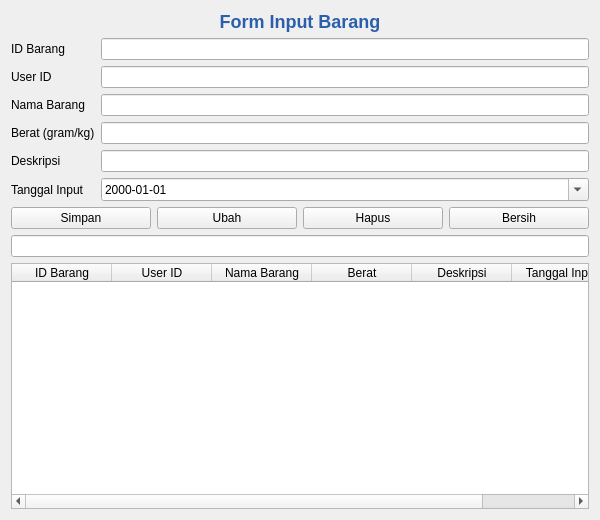
<?xml version="1.0" encoding="UTF-8"?>
<ui version="4.0">
 <class>FormBarang</class>
 <widget class="QWidget" name="FormBarang">
  <property name="geometry">
   <rect>
    <x>0</x>
    <y>0</y>
    <width>600</width>
    <height>520</height>
   </rect>
  </property>
  <property name="windowTitle">
   <string>Data Barang</string>
  </property>
  <layout class="QVBoxLayout" name="verticalLayout">
   <item>
    <widget class="QLabel" name="lblJudul">
     <property name="styleSheet">
      <string notr="true">font-size:18px; font-weight:bold; color:#2b5fab;</string>
     </property>
     <property name="text">
      <string>Form Input Barang</string>
     </property>
     <property name="alignment">
      <set>Qt::AlignmentFlag::AlignCenter</set>
     </property>
    </widget>
   </item>
   <item>
    <layout class="QFormLayout" name="formLayout">
     <item row="0" column="0">
      <widget class="QLabel" name="lblBarangID">
       <property name="text">
        <string>ID Barang</string>
       </property>
      </widget>
     </item>
     <item row="0" column="1">
      <widget class="QLineEdit" name="txtBarangID"/>
     </item>
     <item row="1" column="0">
      <widget class="QLabel" name="lblUserID">
       <property name="text">
        <string>User ID</string>
       </property>
      </widget>
     </item>
     <item row="1" column="1">
      <widget class="QLineEdit" name="txtUserID"/>
     </item>
     <item row="2" column="0">
      <widget class="QLabel" name="lblNamaBarang">
       <property name="text">
        <string>Nama Barang</string>
       </property>
      </widget>
     </item>
     <item row="2" column="1">
      <widget class="QLineEdit" name="txtNamaBarang"/>
     </item>
     <item row="3" column="0">
      <widget class="QLabel" name="lblBerat">
       <property name="text">
        <string>Berat (gram/kg)</string>
       </property>
      </widget>
     </item>
     <item row="3" column="1">
      <widget class="QLineEdit" name="txtBerat"/>
     </item>
     <item row="4" column="0">
      <widget class="QLabel" name="lblDeskripsi">
       <property name="text">
        <string>Deskripsi</string>
       </property>
      </widget>
     </item>
     <item row="4" column="1">
      <widget class="QLineEdit" name="txtDeskripsi"/>
     </item>
     <item row="5" column="0">
      <widget class="QLabel" name="lblTanggal">
       <property name="text">
        <string>Tanggal Input</string>
       </property>
      </widget>
     </item>
     <item row="5" column="1">
      <widget class="QDateEdit" name="dateTanggalInput">
       <property name="displayFormat">
        <string>yyyy-MM-dd</string>
       </property>
       <property name="calendarPopup">
        <bool>true</bool>
       </property>
      </widget>
     </item>
    </layout>
   </item>
   <item>
    <layout class="QHBoxLayout" name="buttonLayout">
     <item>
      <widget class="QPushButton" name="btnSimpan">
       <property name="text">
        <string>Simpan</string>
       </property>
      </widget>
     </item>
     <item>
      <widget class="QPushButton" name="btnUbah">
       <property name="text">
        <string>Ubah</string>
       </property>
      </widget>
     </item>
     <item>
      <widget class="QPushButton" name="btnHapus">
       <property name="text">
        <string>Hapus</string>
       </property>
      </widget>
     </item>
     <item>
      <widget class="QPushButton" name="btnBersih">
       <property name="text">
        <string>Bersih</string>
       </property>
      </widget>
     </item>
    </layout>
   </item>
   <item>
    <widget class="QLineEdit" name="editCari"/>
   </item>
   <item>
    <widget class="QTableWidget" name="tableBarang">
     <property name="columnCount">
      <number>6</number>
     </property>
     <column>
      <property name="text">
       <string>ID Barang</string>
      </property>
     </column>
     <column>
      <property name="text">
       <string>User ID</string>
      </property>
     </column>
     <column>
      <property name="text">
       <string>Nama Barang</string>
      </property>
     </column>
     <column>
      <property name="text">
       <string>Berat</string>
      </property>
     </column>
     <column>
      <property name="text">
       <string>Deskripsi</string>
      </property>
     </column>
     <column>
      <property name="text">
       <string>Tanggal Input</string>
      </property>
     </column>
    </widget>
   </item>
  </layout>
 </widget>
 <resources/>
 <connections/>
</ui>
